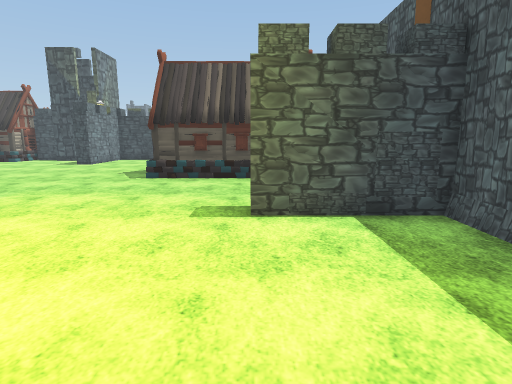
[1] (above)

17 first-person views from a walk through a 3-D level made in the Unity game engine. The camera is 1.5 m above the floor, tilts 10° down and sees 80° across. Doors are open. The floor is counted in squares, 1 m on a side. Each view is taken from the middle of a square. On the plan, view 1 faces up. The plan holds only what a view shows up to about 15 squares ahead; the rest is blank. The place goes on beyond the plan. The terrain is drawn as flat ground. The player character is not drawn. Some animated figures are left out. Some surface patterns are stand-ins.

[2]
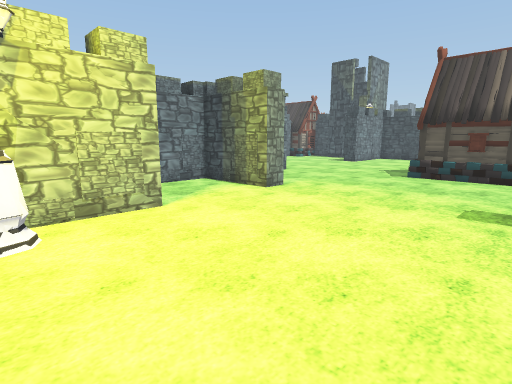

[3]
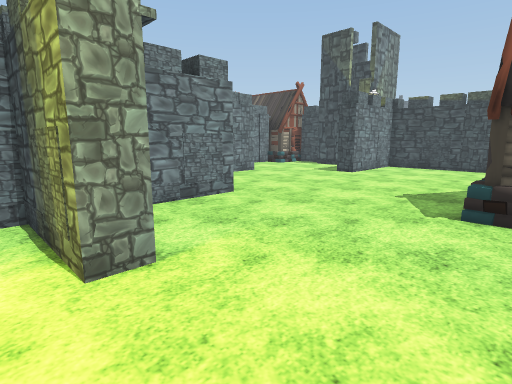

[4]
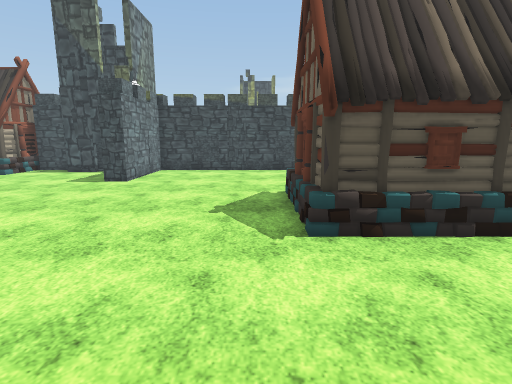

[5]
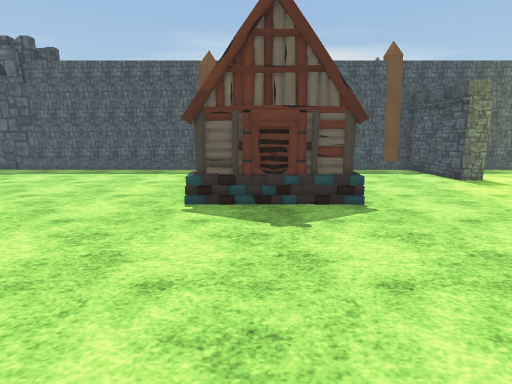

[6]
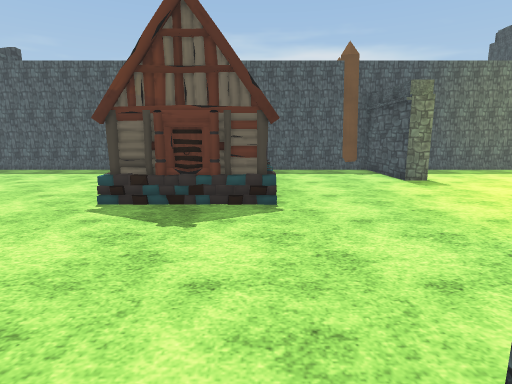

[7]
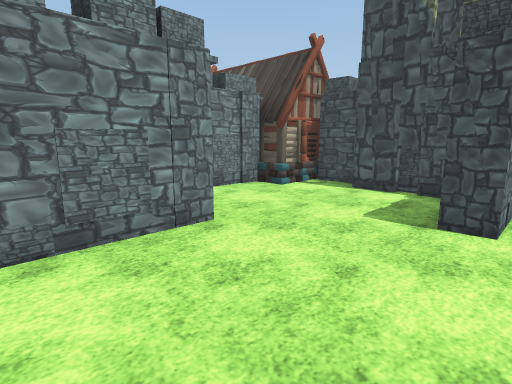

[8]
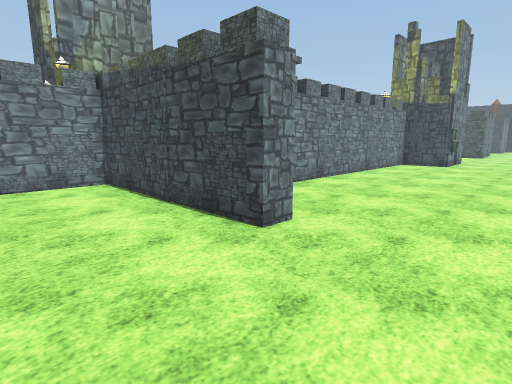

[9]
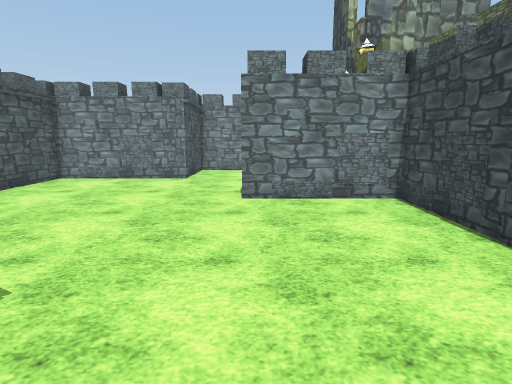

[10]
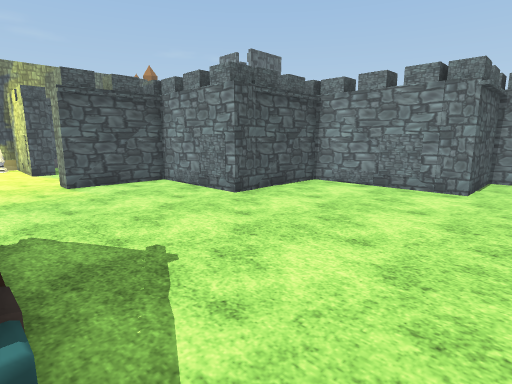

[11]
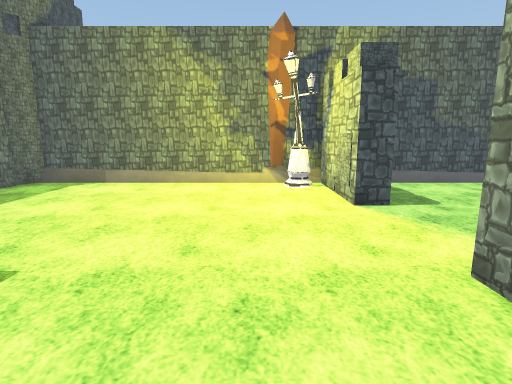

[12]
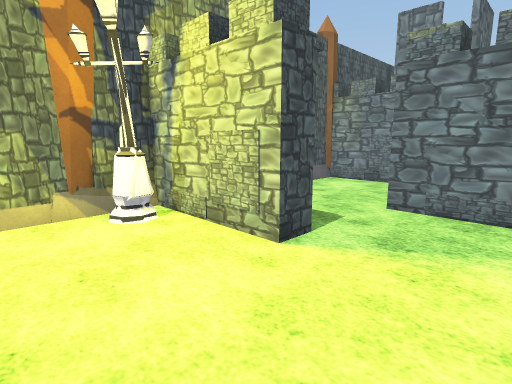

[13]
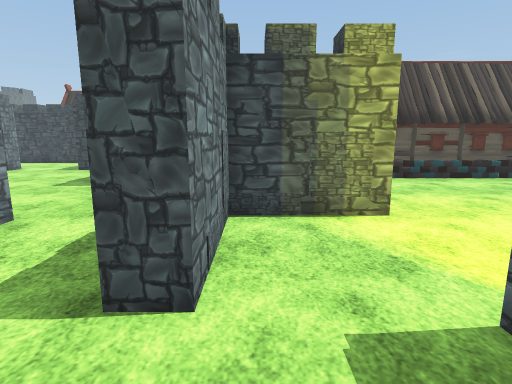

[14]
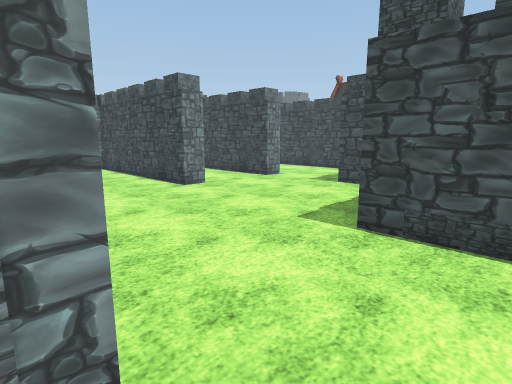

[15]
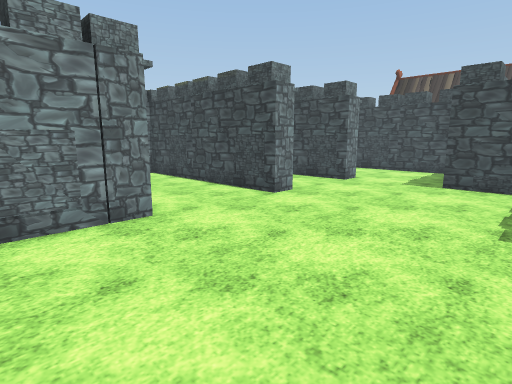

[16]
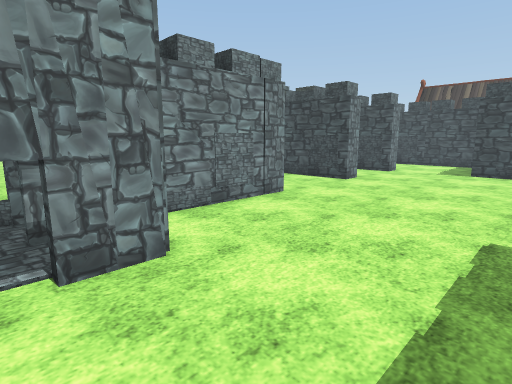

[17]
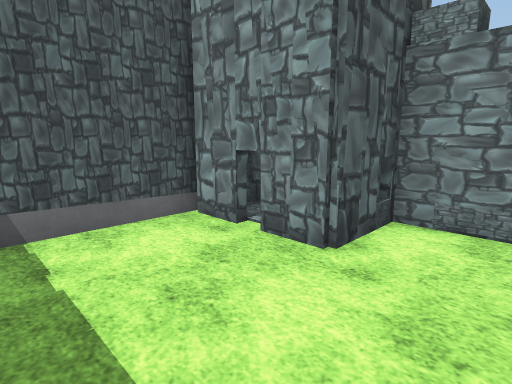

### Floor plan
Key: @ floor where view 1 was taken; # wall or solid block; . floor; O other object.
Columns run from 23 left of view 1 to 4 right of it. Each row starts with its distance up from view 1.
 34                    ....
 33                  #......
 32                  #......
 31                  #......
 30                  #......
 29                  #......
 28                  #......
 27                  #......
 26                  #......  .#
 25                   ...... ..#
 24             O      ........#
 23           O O       .......#
 22        ###OOO########......#
 21        #..#OO#.............#
 20       OO.....#.............#
 19  ######......#.............#
 18  .....#......#.............#
 17   ....#....................#
 16   ....#................
 15   #...####.........O
 14 ###..... #.........O
 13 ........ #.........O
 12  ........#.........O####O
 11 ###......#.................#
 10 .........#####.............#
  9 ............ #.............#
  8 ............ #.............#
  7  ........... #.............#
  6   #......... ####......#####
  5   #......#.. #.............#
  4   #...... ...#.............#
  3   #......  ..#.............#
  2   #O#....   ....##.........#
  1   OOO....#...... #.........#
  0   OOO....#...... #.....@...#
 -1    O#....#.....  #O........#
 -2    ############  ###########

Where each view was taken, in squares from view 1:
view 1: 0 up, 0 right, facing up
view 2: 1 down, 0 right, facing up-left
view 3: 5 up, 3 left, facing up-left
view 4: 7 up, 5 left, facing up
view 5: 14 up, 11 left, facing right
view 6: 12 up, 11 left, facing right
view 7: 12 up, 9 left, facing up-left
view 8: 18 up, 1 right, facing up-left
view 9: 18 up, 2 left, facing left
view 10: 17 up, 4 left, facing down-left
view 11: 9 up, 4 left, facing down
view 12: 5 up, 3 left, facing down-left
view 13: 0 up, 9 left, facing up
view 14: 5 up, 12 left, facing up-left
view 15: 4 up, 15 left, facing up-left
view 16: 0 up, 15 left, facing up-left
view 17: 4 up, 15 left, facing down-left
